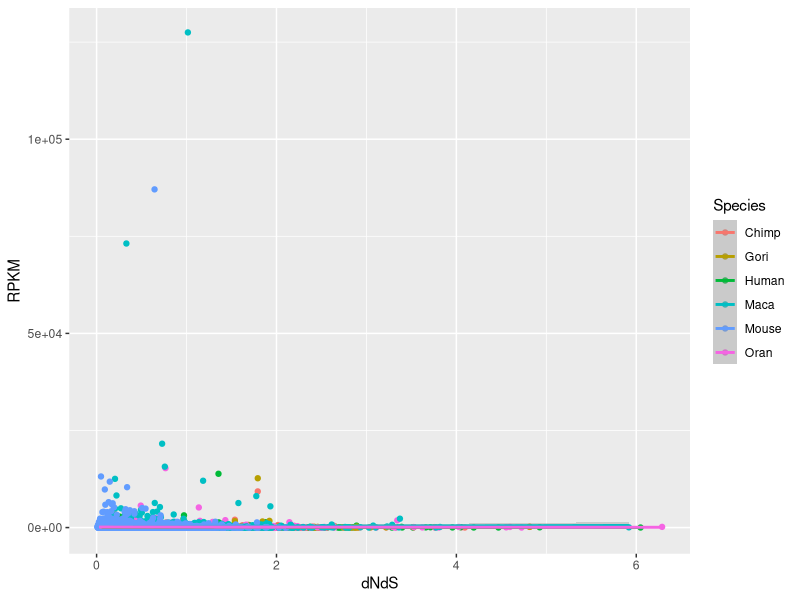
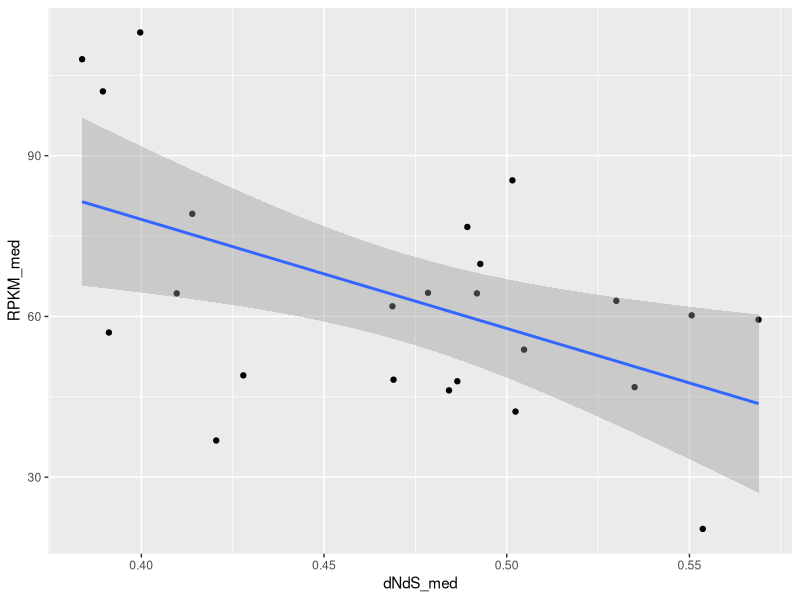

These figures' R source, in order: (Note: this script raises an error after producing the figures.)
## ---- chunk 1
knitr::opts_chunk$set(echo = TRUE)
library(tidyverse)
## ---- chunk 2
df = read.table("rsbl20150010supp1.csv", header = T, sep=",")
## ---- chunk 3
summary(df)
## ---- chunk 4
cor(x = df$dNdS, y = df$RPKM, method = "pearson")
cor.test(x = df$dNdS, y = df$RPKM, method = "pearson")
## ---- chunk 5
fit = lm(RPKM ~ dNdS, data = df)
summary(fit)
## ---- chunk 6
library(ggrepel)

ggplot(data = df, mapping = aes(x = dNdS, y = RPKM, color=Species)) +
  geom_point() + 
  geom_smooth(method="lm")
## ---- chunk 7
df1 <- df %>% group_by(chr, Species) %>%
    summarise(RPKM_med = median(RPKM), dNdS_med = median(dNdS), n_genes = length(gene))

summary(df1)
head(df1)
## ---- chunk 8
df1_oran <- df1 %>% filter(Species == "Oran")
cor(x = df1_oran$dNdS_med, y = df1_oran$RPKM_med, method = "pearson")

fit <- lm(RPKM_med ~ dNdS_med, data = df1_oran, weights = n_genes)
summary(fit)

ggplot(data = df1_oran, mapping = aes(x = dNdS_med, y = RPKM_med)) +
  geom_point() + 
  geom_smooth(method="lm")
## ---- chunk 9
cor_test <- cor.test(x = df1_oran$dNdS_med, y = df1_oran$RPKM_med, method = "pearson")
cor_test
## ---- chunk 10
p.test.perm <- replicate(n = 10000, expr = {
    cor.test(x = df_tmp$dNdS_med, y = sample(df_tmp$RPKM_med, replace = F), method = "pearson")$statistic
})

hist(p.test.perm) #distribution of t-statistic for 10000 permutations
sum(p.test.perm < cor_test$statistic)
## ---- chunk 11
cor_test
mean(p.test.perm < cor_test$p.value)
## ---- chunk 12
p.test.bs <- replicate(n = 10000, expr = {
    cor.test(x = sample(df_tmp$dNdS_med, replace = T), y = sample(df_tmp$RPKM_med, replace = T), method = "pearson")
})

